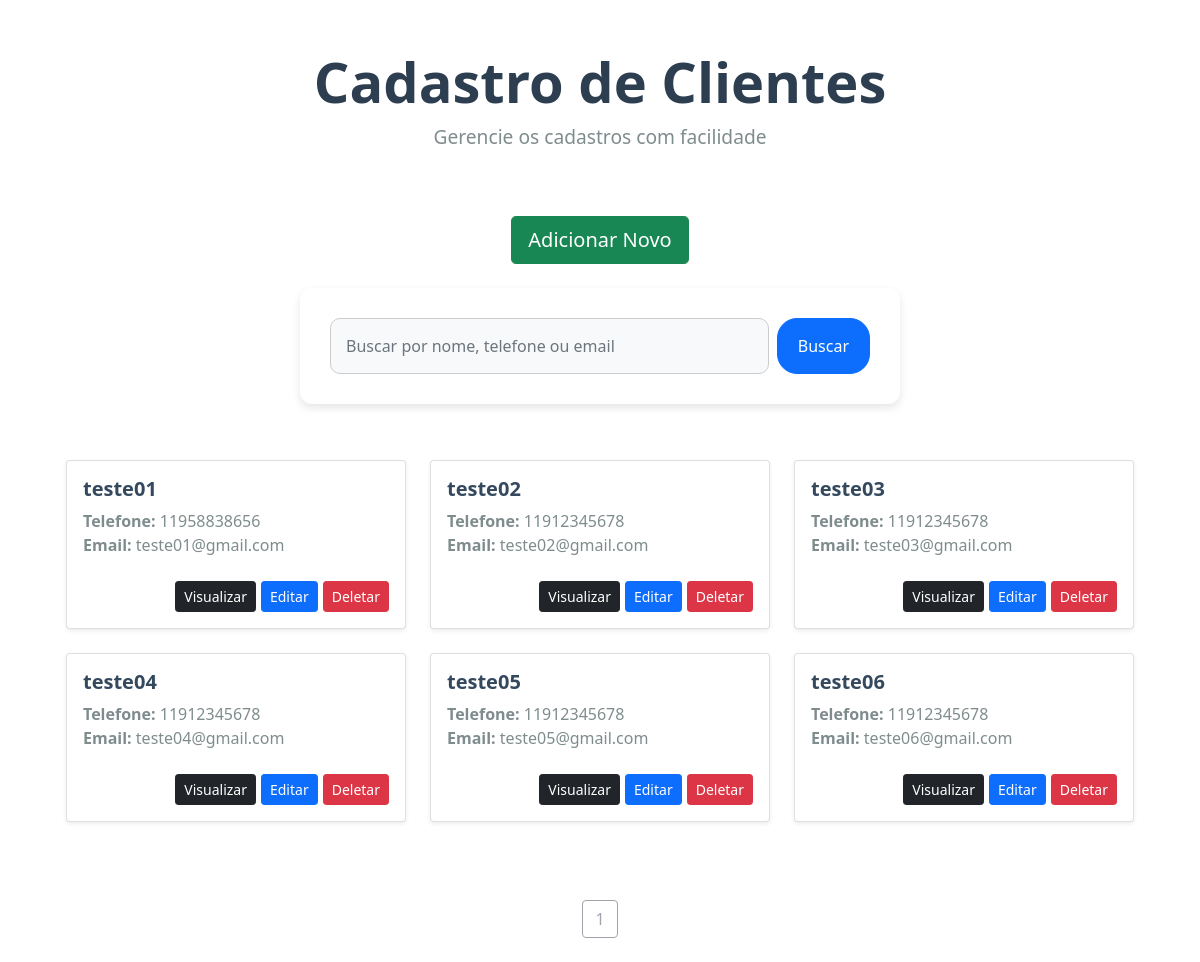
The app's page /, older data.
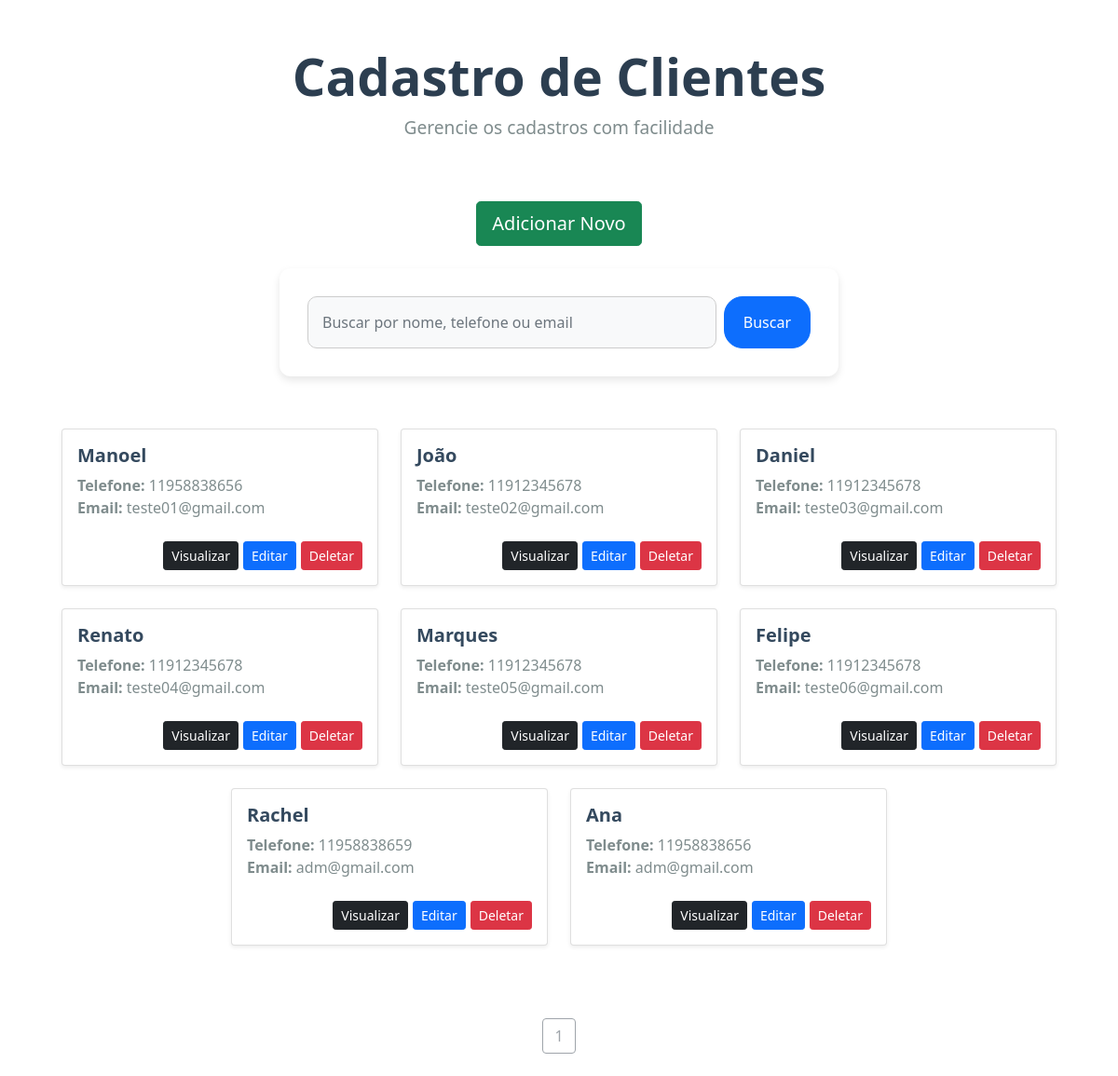
The same page, newer data.
### app/models.py (models this page shows)
class User (models.Model):
    username = models.CharField(max_length=20)
    phone = models.IntegerField(max_length=11)
    email = models.EmailField(max_length=254)

### app/views.py (the view)
# urls.py: 2. Add a URL to urlpatterns:  path('', views.home, name='home')
def home(request):
    data = {}
    all = User.objects.all()
    paginator = Paginator(all, 9)
    pages = request.GET.get('page')
    search = request.GET.get('search')
    if search:
        data['db'] = User.objects.filter(username__icontains = search)
    else:
        data['db'] = paginator.get_page(pages)
    return render(request, 'index.html', data)

### app/templates/index.html (shortened to what this page needs)
{% load static %}
<!DOCTYPE html>
<html lang="pt-br">
<head>
    <link rel="stylesheet" href="{% static 'style.css' %}">
    <link href="https://cdn.jsdelivr.net/npm/bootstrap@5.1.3/dist/css/bootstrap.min.css" rel="stylesheet"
>
</head>
<body>
    <main>
        <div class="col-12 text-center py-5">
            <h1 class="display-4">Cadastro de Clientes</h1>
            <p class="lead">Gerencie os cadastros com facilidade</p>
        </div>
        <div class="col-12 text-center mb-4">
            <a href="/form" class="btn btn-lg btn-success">Adicionar Novo</a>
        </div>
        <div class="col-12 mb-4 d-flex justify-content-center">
            <form method="GET" class="d-flex w-50">
                <input type="text" id="search" name="search" class="form-control" placeholder="Buscar por nome, telefone ou email">
                <button type="submit" id="submit" class="btn btn-primary ms-2">Buscar</button>
            </form>
        </div>
        <div class="row row-cols-1 row-cols-md-2 row-cols-lg-3 justify-content-center container" id="item-list">
            {% for dbs in db %}
            <div class="col mb-4">
                <div class="card shadow-sm rounded-4">
                    <div class="card-body">
                        <h5 class="card-title">{{ dbs.username }}</h5>
                        <p class="card-text"><strong>Telefone:</strong> {{ dbs.phone }}</p>
                        <p class="card-text"><strong>Email:</strong> {{ dbs.email }}</p>
                        <div class="d-flex justify-content-end mt-4">
                            <a href="/view/{{ dbs.id }}/" class="btn btn-dark btn-sm">Visualizar</a>
                            <a href="/edit/{{ dbs.id }}/" class="btn btn-primary btn-sm">Editar</a>
                            <a href="/delete/{{ dbs.id }}/" class="btn btn-danger btn-sm btnDel">Deletar</a>
                        </div>
                    </div>
                </div>
            </div>
            {% endfor %}
        </div>
        <div class="col-12 text-center my-4">
            <div class="btn-group">
                <span class="btn btn-outline-secondary disabled">{{ db.number }}</span>
            </div>
        </div>
    </main>
</body>
</html>

Row changes from the older to the newer data that the page shows:
changed User "teste01@gmail.com": username "teste01" → "Manoel"
changed User "teste02@gmail.com": username "teste02" → "João"
changed User "teste03@gmail.com": username "teste03" → "Daniel"
changed User "teste04@gmail.com": username "teste04" → "Renato"
changed User "teste05@gmail.com": username "teste05" → "Marques"
changed User "teste06@gmail.com": username "teste06" → "Felipe"
added User: username "Rachel", phone "11958838659", email "adm@gmail.com"
added User: username "Ana", phone "11958838656", email "adm@gmail.com"
